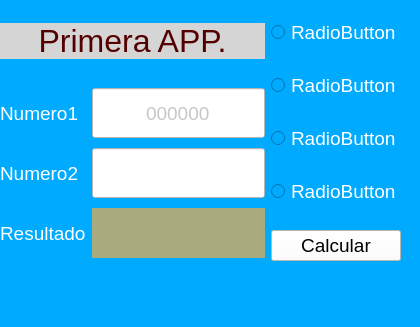
<?xml version="1.0" encoding="UTF-8"?>
<ui version="4.0">
 <class>MainWindow</class>
 <widget class="QMainWindow" name="MainWindow">
  <property name="geometry">
   <rect>
    <x>0</x>
    <y>0</y>
    <width>420</width>
    <height>327</height>
   </rect>
  </property>
  <property name="windowTitle">
   <string>MainWindow</string>
  </property>
  <property name="styleSheet">
   <string notr="true">background-color: rgb(0, 170, 255);</string>
  </property>
  <widget class="QWidget" name="centralwidget">
   <widget class="QWidget" name="horizontalLayoutWidget_2">
    <property name="geometry">
     <rect>
      <x>0</x>
      <y>0</y>
      <width>401</width>
      <height>281</height>
     </rect>
    </property>
    <layout class="QHBoxLayout" name="horizontalLayout_2">
     <item>
      <layout class="QVBoxLayout" name="verticalLayout_4">
       <item>
        <widget class="QLabel" name="label">
         <property name="sizePolicy">
          <sizepolicy hsizetype="Preferred" vsizetype="Maximum">
           <horstretch>0</horstretch>
           <verstretch>0</verstretch>
          </sizepolicy>
         </property>
         <property name="font">
          <font>
           <family>Arial</family>
           <pointsize>24</pointsize>
           <weight>50</weight>
           <italic>false</italic>
           <bold>false</bold>
           <underline>false</underline>
           <strikeout>false</strikeout>
          </font>
         </property>
         <property name="styleSheet">
          <string notr="true">color: rgb(85, 0, 0);
background-color: rgb(213, 213, 213);</string>
         </property>
         <property name="text">
          <string>Primera APP.</string>
         </property>
         <property name="alignment">
          <set>Qt::AlignCenter</set>
         </property>
        </widget>
       </item>
       <item>
        <layout class="QHBoxLayout" name="horizontalLayout">
         <item>
          <layout class="QVBoxLayout" name="verticalLayout">
           <property name="spacing">
            <number>10</number>
           </property>
           <item>
            <widget class="QLabel" name="label_2">
             <property name="minimumSize">
              <size>
               <width>0</width>
               <height>50</height>
              </size>
             </property>
             <property name="font">
              <font>
               <pointsize>14</pointsize>
              </font>
             </property>
             <property name="styleSheet">
              <string notr="true">color: rgb(255, 255, 255);</string>
             </property>
             <property name="text">
              <string>Numero1</string>
             </property>
            </widget>
           </item>
           <item>
            <widget class="QLabel" name="label_3">
             <property name="sizePolicy">
              <sizepolicy hsizetype="Preferred" vsizetype="Fixed">
               <horstretch>0</horstretch>
               <verstretch>0</verstretch>
              </sizepolicy>
             </property>
             <property name="minimumSize">
              <size>
               <width>0</width>
               <height>50</height>
              </size>
             </property>
             <property name="font">
              <font>
               <pointsize>14</pointsize>
              </font>
             </property>
             <property name="styleSheet">
              <string notr="true">color: rgb(255, 255, 255);</string>
             </property>
             <property name="text">
              <string>Numero2</string>
             </property>
            </widget>
           </item>
           <item>
            <widget class="QLabel" name="label_4">
             <property name="sizePolicy">
              <sizepolicy hsizetype="Preferred" vsizetype="Preferred">
               <horstretch>0</horstretch>
               <verstretch>0</verstretch>
              </sizepolicy>
             </property>
             <property name="minimumSize">
              <size>
               <width>0</width>
               <height>0</height>
              </size>
             </property>
             <property name="font">
              <font>
               <pointsize>14</pointsize>
              </font>
             </property>
             <property name="styleSheet">
              <string notr="true">color: rgb(255, 255, 255);</string>
             </property>
             <property name="text">
              <string>Resultado</string>
             </property>
            </widget>
           </item>
          </layout>
         </item>
         <item>
          <layout class="QVBoxLayout" name="verticalLayout_2">
           <property name="spacing">
            <number>10</number>
           </property>
           <item>
            <widget class="QLineEdit" name="editor_numero1">
             <property name="minimumSize">
              <size>
               <width>0</width>
               <height>50</height>
              </size>
             </property>
             <property name="font">
              <font>
               <pointsize>14</pointsize>
              </font>
             </property>
             <property name="styleSheet">
              <string notr="true">background-color: rgb(255, 255, 255);
color: rgb(199, 199, 199);</string>
             </property>
             <property name="text">
              <string>000000</string>
             </property>
             <property name="alignment">
              <set>Qt::AlignCenter</set>
             </property>
            </widget>
           </item>
           <item>
            <widget class="QLineEdit" name="editor_numero2">
             <property name="minimumSize">
              <size>
               <width>0</width>
               <height>50</height>
              </size>
             </property>
             <property name="font">
              <font>
               <pointsize>14</pointsize>
              </font>
             </property>
             <property name="styleSheet">
              <string notr="true">background-color: rgb(255, 255, 255);</string>
             </property>
            </widget>
           </item>
           <item>
            <widget class="QLabel" name="resultado">
             <property name="sizePolicy">
              <sizepolicy hsizetype="Preferred" vsizetype="Fixed">
               <horstretch>0</horstretch>
               <verstretch>0</verstretch>
              </sizepolicy>
             </property>
             <property name="minimumSize">
              <size>
               <width>0</width>
               <height>50</height>
              </size>
             </property>
             <property name="font">
              <font>
               <pointsize>14</pointsize>
              </font>
             </property>
             <property name="styleSheet">
              <string notr="true">background-color: rgb(170, 170, 127);</string>
             </property>
             <property name="text">
              <string/>
             </property>
            </widget>
           </item>
          </layout>
         </item>
        </layout>
       </item>
      </layout>
     </item>
     <item>
      <layout class="QVBoxLayout" name="verticalLayout_3">
       <item>
        <widget class="QRadioButton" name="radioButton">
         <property name="font">
          <font>
           <pointsize>14</pointsize>
          </font>
         </property>
         <property name="styleSheet">
          <string notr="true">color: rgb(255, 255, 255);</string>
         </property>
         <property name="text">
          <string>RadioButton</string>
         </property>
        </widget>
       </item>
       <item>
        <widget class="QRadioButton" name="radioButton_2">
         <property name="font">
          <font>
           <pointsize>14</pointsize>
          </font>
         </property>
         <property name="styleSheet">
          <string notr="true">color: rgb(255, 255, 255);</string>
         </property>
         <property name="text">
          <string>RadioButton</string>
         </property>
        </widget>
       </item>
       <item>
        <widget class="QRadioButton" name="radioButton_3">
         <property name="font">
          <font>
           <pointsize>14</pointsize>
          </font>
         </property>
         <property name="styleSheet">
          <string notr="true">color: rgb(255, 255, 255);</string>
         </property>
         <property name="text">
          <string>RadioButton</string>
         </property>
        </widget>
       </item>
       <item>
        <widget class="QRadioButton" name="radioButton_4">
         <property name="font">
          <font>
           <pointsize>14</pointsize>
          </font>
         </property>
         <property name="styleSheet">
          <string notr="true">color: rgb(255, 255, 255);</string>
         </property>
         <property name="text">
          <string>RadioButton</string>
         </property>
        </widget>
       </item>
       <item>
        <widget class="QPushButton" name="calcular">
         <property name="font">
          <font>
           <pointsize>14</pointsize>
          </font>
         </property>
         <property name="styleSheet">
          <string notr="true">background-color: rgb(255, 255, 255);</string>
         </property>
         <property name="text">
          <string>Calcular</string>
         </property>
        </widget>
       </item>
      </layout>
     </item>
    </layout>
   </widget>
  </widget>
  <widget class="QStatusBar" name="statusbar"/>
  <widget class="QMenuBar" name="menubar">
   <property name="geometry">
    <rect>
     <x>0</x>
     <y>0</y>
     <width>420</width>
     <height>21</height>
    </rect>
   </property>
  </widget>
 </widget>
 <resources/>
 <connections/>
</ui>
